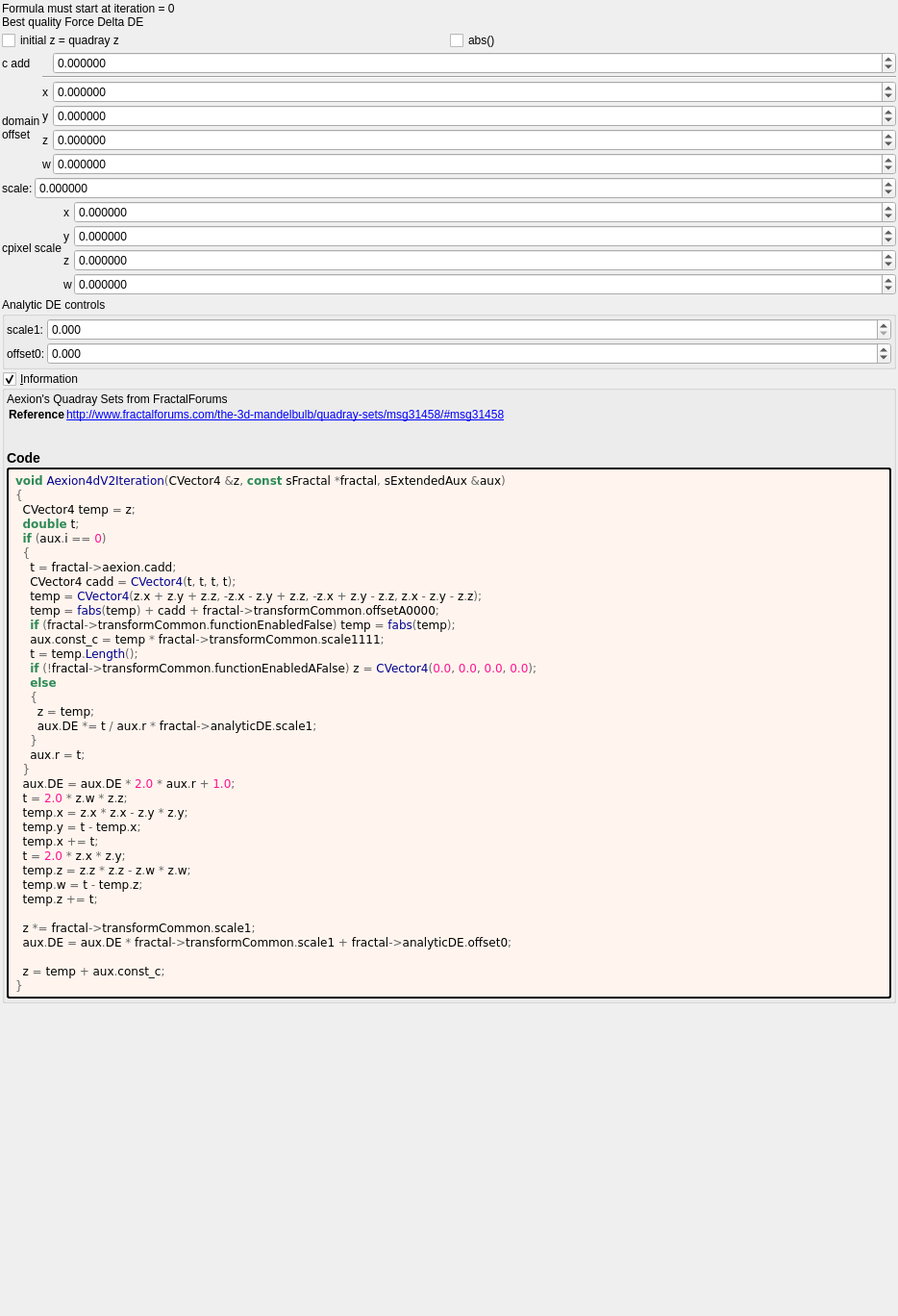
<?xml version="1.0" encoding="UTF-8"?>
<ui version="4.0">
 <class>aexion4d_v2</class>
 <widget class="QWidget" name="Form">
  <property name="geometry">
   <rect>
    <x>0</x>
    <y>0</y>
    <width>934</width>
    <height>1368</height>
   </rect>
  </property>
  <property name="windowTitle">
   <string notr="true">aexion4d_v2</string>
  </property>
  <layout class="QVBoxLayout" name="verticalLayout">
   <property name="spacing">
    <number>2</number>
   </property>
   <property name="leftMargin">
    <number>2</number>
   </property>
   <property name="topMargin">
    <number>2</number>
   </property>
   <property name="rightMargin">
    <number>2</number>
   </property>
   <property name="bottomMargin">
    <number>2</number>
   </property>
   <item>
    <widget class="QLabel" name="label_178">
     <property name="text">
      <string>Formula must start at iteration = 0
Best quality Force Delta DE</string>
     </property>
    </widget>
   </item>
   <item>
    <layout class="QGridLayout" name="gridLayout_2" columnstretch="0,0">
     <property name="spacing">
      <number>2</number>
     </property>
     <item row="1" column="0">
      <widget class="MyCheckBox" name="checkBox_transf_function_enabledA_false">
       <property name="text">
        <string>initial z = quadray z</string>
       </property>
      </widget>
     </item>
     <item row="1" column="1">
      <widget class="MyCheckBox" name="checkBox_transf_function_enabled_false">
       <property name="text">
        <string>abs()</string>
       </property>
      </widget>
     </item>
    </layout>
   </item>
   <item>
    <layout class="QGridLayout" name="gridLayout_46" columnstretch="0,0,2">
     <property name="spacing">
      <number>2</number>
     </property>
     <item row="5" column="1">
      <widget class="QLabel" name="label_171">
       <property name="text">
        <string notr="true">w</string>
       </property>
      </widget>
     </item>
     <item row="2" column="1">
      <widget class="QLabel" name="label_170">
       <property name="text">
        <string notr="true">x</string>
       </property>
      </widget>
     </item>
     <item row="4" column="2">
      <widget class="MyDoubleSpinBox" name="spinbox4_transf_offsetA_0000_z">
       <property name="sizePolicy">
        <sizepolicy hsizetype="Minimum" vsizetype="Maximum">
         <horstretch>0</horstretch>
         <verstretch>0</verstretch>
        </sizepolicy>
       </property>
       <property name="prefix">
        <string/>
       </property>
       <property name="suffix">
        <string/>
       </property>
       <property name="decimals">
        <number>6</number>
       </property>
       <property name="minimum">
        <double>-99.989999999999995</double>
       </property>
       <property name="maximum">
        <double>99.989999999999995</double>
       </property>
       <property name="singleStep">
        <double>0.100000000000000</double>
       </property>
      </widget>
     </item>
     <item row="0" column="2">
      <widget class="MyDoubleSpinBox" name="spinbox_cadd">
       <property name="sizePolicy">
        <sizepolicy hsizetype="Minimum" vsizetype="Maximum">
         <horstretch>0</horstretch>
         <verstretch>0</verstretch>
        </sizepolicy>
       </property>
       <property name="prefix">
        <string/>
       </property>
       <property name="suffix">
        <string/>
       </property>
       <property name="decimals">
        <number>6</number>
       </property>
       <property name="minimum">
        <double>-99.998999999999995</double>
       </property>
       <property name="maximum">
        <double>99.998999999999995</double>
       </property>
       <property name="singleStep">
        <double>0.100000000000000</double>
       </property>
      </widget>
     </item>
     <item row="3" column="0" rowspan="2">
      <widget class="QLabel" name="label_174">
       <property name="text">
        <string>domain
offset</string>
       </property>
      </widget>
     </item>
     <item row="2" column="2">
      <widget class="MyDoubleSpinBox" name="spinbox4_transf_offsetA_0000_x">
       <property name="sizePolicy">
        <sizepolicy hsizetype="Minimum" vsizetype="Maximum">
         <horstretch>0</horstretch>
         <verstretch>0</verstretch>
        </sizepolicy>
       </property>
       <property name="prefix">
        <string/>
       </property>
       <property name="suffix">
        <string/>
       </property>
       <property name="decimals">
        <number>6</number>
       </property>
       <property name="minimum">
        <double>-99.989999999999995</double>
       </property>
       <property name="maximum">
        <double>99.989999999999995</double>
       </property>
       <property name="singleStep">
        <double>0.100000000000000</double>
       </property>
      </widget>
     </item>
     <item row="0" column="0">
      <widget class="QLabel" name="label_11">
       <property name="text">
        <string>c add</string>
       </property>
      </widget>
     </item>
     <item row="4" column="1">
      <widget class="QLabel" name="label_172">
       <property name="text">
        <string notr="true">z</string>
       </property>
      </widget>
     </item>
     <item row="3" column="1">
      <widget class="QLabel" name="label_173">
       <property name="text">
        <string notr="true">y</string>
       </property>
      </widget>
     </item>
     <item row="5" column="2">
      <widget class="MyDoubleSpinBox" name="spinbox4_transf_offsetA_0000_w">
       <property name="sizePolicy">
        <sizepolicy hsizetype="Minimum" vsizetype="Maximum">
         <horstretch>0</horstretch>
         <verstretch>0</verstretch>
        </sizepolicy>
       </property>
       <property name="prefix">
        <string/>
       </property>
       <property name="suffix">
        <string/>
       </property>
       <property name="decimals">
        <number>6</number>
       </property>
       <property name="minimum">
        <double>-99.989999999999995</double>
       </property>
       <property name="maximum">
        <double>99.989999999999995</double>
       </property>
       <property name="singleStep">
        <double>0.100000000000000</double>
       </property>
      </widget>
     </item>
     <item row="3" column="2">
      <widget class="MyDoubleSpinBox" name="spinbox4_transf_offsetA_0000_y">
       <property name="sizePolicy">
        <sizepolicy hsizetype="Minimum" vsizetype="Maximum">
         <horstretch>0</horstretch>
         <verstretch>0</verstretch>
        </sizepolicy>
       </property>
       <property name="prefix">
        <string/>
       </property>
       <property name="suffix">
        <string/>
       </property>
       <property name="decimals">
        <number>6</number>
       </property>
       <property name="minimum">
        <double>-99.989999999999995</double>
       </property>
       <property name="maximum">
        <double>99.989999999999995</double>
       </property>
       <property name="singleStep">
        <double>0.100000000000000</double>
       </property>
      </widget>
     </item>
     <item row="1" column="1" colspan="2">
      <widget class="Line" name="line">
       <property name="orientation">
        <enum>Qt::Horizontal</enum>
       </property>
      </widget>
     </item>
    </layout>
   </item>
   <item>
    <layout class="QGridLayout" name="gridLayout_3" columnstretch="0,1">
     <property name="spacing">
      <number>2</number>
     </property>
     <item row="1" column="0">
      <widget class="QLabel" name="label_12">
       <property name="text">
        <string>scale:</string>
       </property>
      </widget>
     </item>
     <item row="1" column="1">
      <widget class="MyDoubleSpinBox" name="spinbox_transf_scale_1">
       <property name="sizePolicy">
        <sizepolicy hsizetype="Minimum" vsizetype="Maximum">
         <horstretch>0</horstretch>
         <verstretch>0</verstretch>
        </sizepolicy>
       </property>
       <property name="prefix">
        <string/>
       </property>
       <property name="suffix">
        <string/>
       </property>
       <property name="decimals">
        <number>6</number>
       </property>
       <property name="minimum">
        <double>-99.998999999999995</double>
       </property>
       <property name="maximum">
        <double>99.998999999999995</double>
       </property>
       <property name="singleStep">
        <double>0.100000000000000</double>
       </property>
      </widget>
     </item>
    </layout>
   </item>
   <item>
    <layout class="QGridLayout" name="gridLayout_47" columnstretch="0,0,2">
     <property name="spacing">
      <number>2</number>
     </property>
     <item row="0" column="1">
      <widget class="QLabel" name="label_175">
       <property name="text">
        <string notr="true">x</string>
       </property>
      </widget>
     </item>
     <item row="3" column="1">
      <widget class="QLabel" name="label_176">
       <property name="text">
        <string notr="true">w</string>
       </property>
      </widget>
     </item>
     <item row="2" column="2">
      <widget class="MyDoubleSpinBox" name="spinbox4_transf_scale_1111_z">
       <property name="sizePolicy">
        <sizepolicy hsizetype="Minimum" vsizetype="Maximum">
         <horstretch>0</horstretch>
         <verstretch>0</verstretch>
        </sizepolicy>
       </property>
       <property name="prefix">
        <string/>
       </property>
       <property name="suffix">
        <string/>
       </property>
       <property name="decimals">
        <number>6</number>
       </property>
       <property name="minimum">
        <double>-99.989999999999995</double>
       </property>
       <property name="maximum">
        <double>99.989999999999995</double>
       </property>
       <property name="singleStep">
        <double>0.100000000000000</double>
       </property>
      </widget>
     </item>
     <item row="0" column="2">
      <widget class="MyDoubleSpinBox" name="spinbox4_transf_scale_1111_x">
       <property name="sizePolicy">
        <sizepolicy hsizetype="Minimum" vsizetype="Maximum">
         <horstretch>0</horstretch>
         <verstretch>0</verstretch>
        </sizepolicy>
       </property>
       <property name="prefix">
        <string/>
       </property>
       <property name="suffix">
        <string/>
       </property>
       <property name="decimals">
        <number>6</number>
       </property>
       <property name="minimum">
        <double>-99.989999999999995</double>
       </property>
       <property name="maximum">
        <double>99.989999999999995</double>
       </property>
       <property name="singleStep">
        <double>0.100000000000000</double>
       </property>
      </widget>
     </item>
     <item row="2" column="1">
      <widget class="QLabel" name="label_177">
       <property name="text">
        <string notr="true">z</string>
       </property>
      </widget>
     </item>
     <item row="1" column="1">
      <widget class="QLabel" name="label_179">
       <property name="text">
        <string notr="true">y</string>
       </property>
      </widget>
     </item>
     <item row="3" column="2">
      <widget class="MyDoubleSpinBox" name="spinbox4_transf_scale_1111_w">
       <property name="sizePolicy">
        <sizepolicy hsizetype="Minimum" vsizetype="Maximum">
         <horstretch>0</horstretch>
         <verstretch>0</verstretch>
        </sizepolicy>
       </property>
       <property name="prefix">
        <string/>
       </property>
       <property name="suffix">
        <string/>
       </property>
       <property name="decimals">
        <number>6</number>
       </property>
       <property name="minimum">
        <double>-99.989999999999995</double>
       </property>
       <property name="maximum">
        <double>99.989999999999995</double>
       </property>
       <property name="singleStep">
        <double>0.100000000000000</double>
       </property>
      </widget>
     </item>
     <item row="1" column="2">
      <widget class="MyDoubleSpinBox" name="spinbox4_transf_scale_1111_y">
       <property name="sizePolicy">
        <sizepolicy hsizetype="Minimum" vsizetype="Maximum">
         <horstretch>0</horstretch>
         <verstretch>0</verstretch>
        </sizepolicy>
       </property>
       <property name="prefix">
        <string/>
       </property>
       <property name="suffix">
        <string/>
       </property>
       <property name="decimals">
        <number>6</number>
       </property>
       <property name="minimum">
        <double>-99.989999999999995</double>
       </property>
       <property name="maximum">
        <double>99.989999999999995</double>
       </property>
       <property name="singleStep">
        <double>0.100000000000000</double>
       </property>
      </widget>
     </item>
     <item row="1" column="0" rowspan="2">
      <widget class="QLabel" name="label_181">
       <property name="text">
        <string>cpixel scale</string>
       </property>
      </widget>
     </item>
    </layout>
   </item>
   <item>
    <widget class="QGroupBox" name="groupBox_5">
     <property name="title">
      <string>Analytic DE controls</string>
     </property>
     <layout class="QVBoxLayout" name="verticalLayout_8">
      <property name="leftMargin">
       <number>2</number>
      </property>
      <property name="topMargin">
       <number>2</number>
      </property>
      <property name="rightMargin">
       <number>2</number>
      </property>
      <property name="bottomMargin">
       <number>2</number>
      </property>
      <item>
       <layout class="QGridLayout" name="gridLayout_45" columnstretch="0,1">
        <property name="spacing">
         <number>2</number>
        </property>
        <item row="1" column="0">
         <widget class="QLabel" name="label_180">
          <property name="text">
           <string>offset0:</string>
          </property>
         </widget>
        </item>
        <item row="1" column="1">
         <widget class="MyDoubleSpinBox" name="spinbox_analyticDE_offset_0">
          <property name="sizePolicy">
           <sizepolicy hsizetype="Minimum" vsizetype="Maximum">
            <horstretch>0</horstretch>
            <verstretch>0</verstretch>
           </sizepolicy>
          </property>
          <property name="prefix">
           <string/>
          </property>
          <property name="suffix">
           <string/>
          </property>
          <property name="decimals">
           <number>3</number>
          </property>
          <property name="minimum">
           <double>-99.989999999999995</double>
          </property>
          <property name="maximum">
           <double>99.989999999999995</double>
          </property>
          <property name="singleStep">
           <double>0.100000000000000</double>
          </property>
         </widget>
        </item>
        <item row="0" column="0">
         <widget class="QLabel" name="label_182">
          <property name="text">
           <string>scale1:</string>
          </property>
         </widget>
        </item>
        <item row="0" column="1">
         <widget class="MyDoubleSpinBox" name="spinbox_analyticDE_scale_1">
          <property name="sizePolicy">
           <sizepolicy hsizetype="Minimum" vsizetype="Maximum">
            <horstretch>0</horstretch>
            <verstretch>0</verstretch>
           </sizepolicy>
          </property>
          <property name="prefix">
           <string/>
          </property>
          <property name="suffix">
           <string/>
          </property>
          <property name="decimals">
           <number>3</number>
          </property>
          <property name="minimum">
           <double>0.000000000000000</double>
          </property>
          <property name="maximum">
           <double>99.989999999999995</double>
          </property>
          <property name="singleStep">
           <double>0.100000000000000</double>
          </property>
         </widget>
        </item>
       </layout>
      </item>
     </layout>
    </widget>
   </item>
   <item>
    <widget class="MyGroupBox" name="groupCheck_info">
     <property name="title">
      <string>&amp;Information</string>
     </property>
     <property name="flat">
      <bool>false</bool>
     </property>
     <property name="checkable">
      <bool>true</bool>
     </property>
     <layout class="QVBoxLayout" name="verticalLayout_2">
      <property name="spacing">
       <number>2</number>
      </property>
      <property name="leftMargin">
       <number>2</number>
      </property>
      <property name="topMargin">
       <number>2</number>
      </property>
      <property name="rightMargin">
       <number>2</number>
      </property>
      <property name="bottomMargin">
       <number>2</number>
      </property>
      <item>
       <widget class="QLabel" name="label_information_general">
        <property name="text">
         <string notr="true">&lt;p&gt;Aexion&#039;s Quadray Sets from FractalForums&lt;/p&gt;&lt;table&gt;
&lt;tr&gt;&lt;th&gt;Reference&lt;/th&gt;&lt;td&gt;&lt;a href=&quot;http://www.fractalforums.com/the-3d-mandelbulb/quadray-sets/msg31458/#msg31458&quot;&gt;http://www.fractalforums.com/the-3d-mandelbulb/quadray-sets/msg31458/#msg31458&lt;br&gt;
&lt;/td&gt;&lt;/tr&gt;
&lt;/table&gt;
&lt;h3&gt;Code&lt;/h3&gt;</string>
        </property>
        <property name="wordWrap">
         <bool>true</bool>
        </property>
        <property name="openExternalLinks">
         <bool>true</bool>
        </property>
        <property name="textInteractionFlags">
         <set>Qt::LinksAccessibleByMouse|Qt::TextSelectableByMouse</set>
        </property>
       </widget>
      </item>
      <item>
       <widget class="QLabel" name="label_code_content">
        <property name="styleSheet">
         <string notr="true">border-style: outset; border-width: 2px; border-radius: 3px; border-color: black; background-color: #fff5ee; padding: 4px;</string>
        </property>
        <property name="text">
         <string notr="true">&lt;body style=&quot;background-color:#fff5ee&quot;&gt;
&lt;pre style=&quot;color:#000000; background-color:#fff5ee;  font-family:&#039;Courier New&#039;,monospace;white-space: pre-wrap;&quot;&gt;&lt;span style=&quot;color:#2e8b57; font-weight:bold&quot;&gt;void&lt;/span&gt; &lt;span style=&quot;color:#00008f&quot;&gt;Aexion4dV2Iteration&lt;/span&gt;&lt;span style=&quot;color:#676767&quot;&gt;(&lt;/span&gt;CVector4 &lt;span style=&quot;color:#676767&quot;&gt;&amp;amp;&lt;/span&gt;z&lt;span style=&quot;color:#676767&quot;&gt;,&lt;/span&gt; &lt;span style=&quot;color:#2e8b57; font-weight:bold&quot;&gt;const&lt;/span&gt; sFractal &lt;span style=&quot;color:#676767&quot;&gt;*&lt;/span&gt;fractal&lt;span style=&quot;color:#676767&quot;&gt;,&lt;/span&gt; sExtendedAux &lt;span style=&quot;color:#676767&quot;&gt;&amp;amp;&lt;/span&gt;aux&lt;span style=&quot;color:#676767&quot;&gt;)&lt;/span&gt;
&lt;span style=&quot;color:#676767&quot;&gt;{&lt;/span&gt;
  CVector4 temp &lt;span style=&quot;color:#676767&quot;&gt;=&lt;/span&gt; z&lt;span style=&quot;color:#676767&quot;&gt;;&lt;/span&gt;
  &lt;span style=&quot;color:#2e8b57; font-weight:bold&quot;&gt;double&lt;/span&gt; t&lt;span style=&quot;color:#676767&quot;&gt;;&lt;/span&gt;
  &lt;span style=&quot;color:#2e8b57; font-weight:bold&quot;&gt;if&lt;/span&gt; &lt;span style=&quot;color:#676767&quot;&gt;(&lt;/span&gt;aux&lt;span style=&quot;color:#676767&quot;&gt;.&lt;/span&gt;i &lt;span style=&quot;color:#676767&quot;&gt;==&lt;/span&gt; &lt;span style=&quot;color:#ff1493&quot;&gt;0&lt;/span&gt;&lt;span style=&quot;color:#676767&quot;&gt;)&lt;/span&gt;
  &lt;span style=&quot;color:#676767&quot;&gt;{&lt;/span&gt;
    t &lt;span style=&quot;color:#676767&quot;&gt;=&lt;/span&gt; fractal&lt;span style=&quot;color:#676767&quot;&gt;-&amp;gt;&lt;/span&gt;aexion&lt;span style=&quot;color:#676767&quot;&gt;.&lt;/span&gt;cadd&lt;span style=&quot;color:#676767&quot;&gt;;&lt;/span&gt;
    CVector4 cadd &lt;span style=&quot;color:#676767&quot;&gt;=&lt;/span&gt; &lt;span style=&quot;color:#00008f&quot;&gt;CVector4&lt;/span&gt;&lt;span style=&quot;color:#676767&quot;&gt;(&lt;/span&gt;t&lt;span style=&quot;color:#676767&quot;&gt;,&lt;/span&gt; t&lt;span style=&quot;color:#676767&quot;&gt;,&lt;/span&gt; t&lt;span style=&quot;color:#676767&quot;&gt;,&lt;/span&gt; t&lt;span style=&quot;color:#676767&quot;&gt;);&lt;/span&gt;
    temp &lt;span style=&quot;color:#676767&quot;&gt;=&lt;/span&gt; &lt;span style=&quot;color:#00008f&quot;&gt;CVector4&lt;/span&gt;&lt;span style=&quot;color:#676767&quot;&gt;(&lt;/span&gt;z&lt;span style=&quot;color:#676767&quot;&gt;.&lt;/span&gt;x &lt;span style=&quot;color:#676767&quot;&gt;+&lt;/span&gt; z&lt;span style=&quot;color:#676767&quot;&gt;.&lt;/span&gt;y &lt;span style=&quot;color:#676767&quot;&gt;+&lt;/span&gt; z&lt;span style=&quot;color:#676767&quot;&gt;.&lt;/span&gt;z&lt;span style=&quot;color:#676767&quot;&gt;, -&lt;/span&gt;z&lt;span style=&quot;color:#676767&quot;&gt;.&lt;/span&gt;x &lt;span style=&quot;color:#676767&quot;&gt;-&lt;/span&gt; z&lt;span style=&quot;color:#676767&quot;&gt;.&lt;/span&gt;y &lt;span style=&quot;color:#676767&quot;&gt;+&lt;/span&gt; z&lt;span style=&quot;color:#676767&quot;&gt;.&lt;/span&gt;z&lt;span style=&quot;color:#676767&quot;&gt;, -&lt;/span&gt;z&lt;span style=&quot;color:#676767&quot;&gt;.&lt;/span&gt;x &lt;span style=&quot;color:#676767&quot;&gt;+&lt;/span&gt; z&lt;span style=&quot;color:#676767&quot;&gt;.&lt;/span&gt;y &lt;span style=&quot;color:#676767&quot;&gt;-&lt;/span&gt; z&lt;span style=&quot;color:#676767&quot;&gt;.&lt;/span&gt;z&lt;span style=&quot;color:#676767&quot;&gt;,&lt;/span&gt; z&lt;span style=&quot;color:#676767&quot;&gt;.&lt;/span&gt;x &lt;span style=&quot;color:#676767&quot;&gt;-&lt;/span&gt; z&lt;span style=&quot;color:#676767&quot;&gt;.&lt;/span&gt;y &lt;span style=&quot;color:#676767&quot;&gt;-&lt;/span&gt; z&lt;span style=&quot;color:#676767&quot;&gt;.&lt;/span&gt;z&lt;span style=&quot;color:#676767&quot;&gt;);&lt;/span&gt;
    temp &lt;span style=&quot;color:#676767&quot;&gt;=&lt;/span&gt; &lt;span style=&quot;color:#00008f&quot;&gt;fabs&lt;/span&gt;&lt;span style=&quot;color:#676767&quot;&gt;(&lt;/span&gt;temp&lt;span style=&quot;color:#676767&quot;&gt;) +&lt;/span&gt; cadd &lt;span style=&quot;color:#676767&quot;&gt;+&lt;/span&gt; fractal&lt;span style=&quot;color:#676767&quot;&gt;-&amp;gt;&lt;/span&gt;transformCommon&lt;span style=&quot;color:#676767&quot;&gt;.&lt;/span&gt;offsetA0000&lt;span style=&quot;color:#676767&quot;&gt;;&lt;/span&gt;
    &lt;span style=&quot;color:#2e8b57; font-weight:bold&quot;&gt;if&lt;/span&gt; &lt;span style=&quot;color:#676767&quot;&gt;(&lt;/span&gt;fractal&lt;span style=&quot;color:#676767&quot;&gt;-&amp;gt;&lt;/span&gt;transformCommon&lt;span style=&quot;color:#676767&quot;&gt;.&lt;/span&gt;functionEnabledFalse&lt;span style=&quot;color:#676767&quot;&gt;)&lt;/span&gt; temp &lt;span style=&quot;color:#676767&quot;&gt;=&lt;/span&gt; &lt;span style=&quot;color:#00008f&quot;&gt;fabs&lt;/span&gt;&lt;span style=&quot;color:#676767&quot;&gt;(&lt;/span&gt;temp&lt;span style=&quot;color:#676767&quot;&gt;);&lt;/span&gt;
    aux&lt;span style=&quot;color:#676767&quot;&gt;.&lt;/span&gt;const_c &lt;span style=&quot;color:#676767&quot;&gt;=&lt;/span&gt; temp &lt;span style=&quot;color:#676767&quot;&gt;*&lt;/span&gt; fractal&lt;span style=&quot;color:#676767&quot;&gt;-&amp;gt;&lt;/span&gt;transformCommon&lt;span style=&quot;color:#676767&quot;&gt;.&lt;/span&gt;scale1111&lt;span style=&quot;color:#676767&quot;&gt;;&lt;/span&gt;
    t &lt;span style=&quot;color:#676767&quot;&gt;=&lt;/span&gt; temp&lt;span style=&quot;color:#676767&quot;&gt;.&lt;/span&gt;&lt;span style=&quot;color:#00008f&quot;&gt;Length&lt;/span&gt;&lt;span style=&quot;color:#676767&quot;&gt;();&lt;/span&gt;
    &lt;span style=&quot;color:#2e8b57; font-weight:bold&quot;&gt;if&lt;/span&gt; &lt;span style=&quot;color:#676767&quot;&gt;(!&lt;/span&gt;fractal&lt;span style=&quot;color:#676767&quot;&gt;-&amp;gt;&lt;/span&gt;transformCommon&lt;span style=&quot;color:#676767&quot;&gt;.&lt;/span&gt;functionEnabledAFalse&lt;span style=&quot;color:#676767&quot;&gt;)&lt;/span&gt; z &lt;span style=&quot;color:#676767&quot;&gt;=&lt;/span&gt; &lt;span style=&quot;color:#00008f&quot;&gt;CVector4&lt;/span&gt;&lt;span style=&quot;color:#676767&quot;&gt;(&lt;/span&gt;&lt;span style=&quot;color:#ff1493&quot;&gt;0.0&lt;/span&gt;&lt;span style=&quot;color:#676767&quot;&gt;,&lt;/span&gt; &lt;span style=&quot;color:#ff1493&quot;&gt;0.0&lt;/span&gt;&lt;span style=&quot;color:#676767&quot;&gt;,&lt;/span&gt; &lt;span style=&quot;color:#ff1493&quot;&gt;0.0&lt;/span&gt;&lt;span style=&quot;color:#676767&quot;&gt;,&lt;/span&gt; &lt;span style=&quot;color:#ff1493&quot;&gt;0.0&lt;/span&gt;&lt;span style=&quot;color:#676767&quot;&gt;);&lt;/span&gt;
    &lt;span style=&quot;color:#2e8b57; font-weight:bold&quot;&gt;else&lt;/span&gt;
    &lt;span style=&quot;color:#676767&quot;&gt;{&lt;/span&gt;
      z &lt;span style=&quot;color:#676767&quot;&gt;=&lt;/span&gt; temp&lt;span style=&quot;color:#676767&quot;&gt;;&lt;/span&gt;
      aux&lt;span style=&quot;color:#676767&quot;&gt;.&lt;/span&gt;DE &lt;span style=&quot;color:#676767&quot;&gt;*=&lt;/span&gt; t &lt;span style=&quot;color:#676767&quot;&gt;/&lt;/span&gt; aux&lt;span style=&quot;color:#676767&quot;&gt;.&lt;/span&gt;r &lt;span style=&quot;color:#676767&quot;&gt;*&lt;/span&gt; fractal&lt;span style=&quot;color:#676767&quot;&gt;-&amp;gt;&lt;/span&gt;analyticDE&lt;span style=&quot;color:#676767&quot;&gt;.&lt;/span&gt;scale1&lt;span style=&quot;color:#676767&quot;&gt;;&lt;/span&gt;
    &lt;span style=&quot;color:#676767&quot;&gt;}&lt;/span&gt;
    aux&lt;span style=&quot;color:#676767&quot;&gt;.&lt;/span&gt;r &lt;span style=&quot;color:#676767&quot;&gt;=&lt;/span&gt; t&lt;span style=&quot;color:#676767&quot;&gt;;&lt;/span&gt;
  &lt;span style=&quot;color:#676767&quot;&gt;}&lt;/span&gt;
  aux&lt;span style=&quot;color:#676767&quot;&gt;.&lt;/span&gt;DE &lt;span style=&quot;color:#676767&quot;&gt;=&lt;/span&gt; aux&lt;span style=&quot;color:#676767&quot;&gt;.&lt;/span&gt;DE &lt;span style=&quot;color:#676767&quot;&gt;*&lt;/span&gt; &lt;span style=&quot;color:#ff1493&quot;&gt;2.0&lt;/span&gt; &lt;span style=&quot;color:#676767&quot;&gt;*&lt;/span&gt; aux&lt;span style=&quot;color:#676767&quot;&gt;.&lt;/span&gt;r &lt;span style=&quot;color:#676767&quot;&gt;+&lt;/span&gt; &lt;span style=&quot;color:#ff1493&quot;&gt;1.0&lt;/span&gt;&lt;span style=&quot;color:#676767&quot;&gt;;&lt;/span&gt;
  t &lt;span style=&quot;color:#676767&quot;&gt;=&lt;/span&gt; &lt;span style=&quot;color:#ff1493&quot;&gt;2.0&lt;/span&gt; &lt;span style=&quot;color:#676767&quot;&gt;*&lt;/span&gt; z&lt;span style=&quot;color:#676767&quot;&gt;.&lt;/span&gt;w &lt;span style=&quot;color:#676767&quot;&gt;*&lt;/span&gt; z&lt;span style=&quot;color:#676767&quot;&gt;.&lt;/span&gt;z&lt;span style=&quot;color:#676767&quot;&gt;;&lt;/span&gt;
  temp&lt;span style=&quot;color:#676767&quot;&gt;.&lt;/span&gt;x &lt;span style=&quot;color:#676767&quot;&gt;=&lt;/span&gt; z&lt;span style=&quot;color:#676767&quot;&gt;.&lt;/span&gt;x &lt;span style=&quot;color:#676767&quot;&gt;*&lt;/span&gt; z&lt;span style=&quot;color:#676767&quot;&gt;.&lt;/span&gt;x &lt;span style=&quot;color:#676767&quot;&gt;-&lt;/span&gt; z&lt;span style=&quot;color:#676767&quot;&gt;.&lt;/span&gt;y &lt;span style=&quot;color:#676767&quot;&gt;*&lt;/span&gt; z&lt;span style=&quot;color:#676767&quot;&gt;.&lt;/span&gt;y&lt;span style=&quot;color:#676767&quot;&gt;;&lt;/span&gt;
  temp&lt;span style=&quot;color:#676767&quot;&gt;.&lt;/span&gt;y &lt;span style=&quot;color:#676767&quot;&gt;=&lt;/span&gt; t &lt;span style=&quot;color:#676767&quot;&gt;-&lt;/span&gt; temp&lt;span style=&quot;color:#676767&quot;&gt;.&lt;/span&gt;x&lt;span style=&quot;color:#676767&quot;&gt;;&lt;/span&gt;
  temp&lt;span style=&quot;color:#676767&quot;&gt;.&lt;/span&gt;x &lt;span style=&quot;color:#676767&quot;&gt;+=&lt;/span&gt; t&lt;span style=&quot;color:#676767&quot;&gt;;&lt;/span&gt;
  t &lt;span style=&quot;color:#676767&quot;&gt;=&lt;/span&gt; &lt;span style=&quot;color:#ff1493&quot;&gt;2.0&lt;/span&gt; &lt;span style=&quot;color:#676767&quot;&gt;*&lt;/span&gt; z&lt;span style=&quot;color:#676767&quot;&gt;.&lt;/span&gt;x &lt;span style=&quot;color:#676767&quot;&gt;*&lt;/span&gt; z&lt;span style=&quot;color:#676767&quot;&gt;.&lt;/span&gt;y&lt;span style=&quot;color:#676767&quot;&gt;;&lt;/span&gt;
  temp&lt;span style=&quot;color:#676767&quot;&gt;.&lt;/span&gt;z &lt;span style=&quot;color:#676767&quot;&gt;=&lt;/span&gt; z&lt;span style=&quot;color:#676767&quot;&gt;.&lt;/span&gt;z &lt;span style=&quot;color:#676767&quot;&gt;*&lt;/span&gt; z&lt;span style=&quot;color:#676767&quot;&gt;.&lt;/span&gt;z &lt;span style=&quot;color:#676767&quot;&gt;-&lt;/span&gt; z&lt;span style=&quot;color:#676767&quot;&gt;.&lt;/span&gt;w &lt;span style=&quot;color:#676767&quot;&gt;*&lt;/span&gt; z&lt;span style=&quot;color:#676767&quot;&gt;.&lt;/span&gt;w&lt;span style=&quot;color:#676767&quot;&gt;;&lt;/span&gt;
  temp&lt;span style=&quot;color:#676767&quot;&gt;.&lt;/span&gt;w &lt;span style=&quot;color:#676767&quot;&gt;=&lt;/span&gt; t &lt;span style=&quot;color:#676767&quot;&gt;-&lt;/span&gt; temp&lt;span style=&quot;color:#676767&quot;&gt;.&lt;/span&gt;z&lt;span style=&quot;color:#676767&quot;&gt;;&lt;/span&gt;
  temp&lt;span style=&quot;color:#676767&quot;&gt;.&lt;/span&gt;z &lt;span style=&quot;color:#676767&quot;&gt;+=&lt;/span&gt; t&lt;span style=&quot;color:#676767&quot;&gt;;&lt;/span&gt;

  z &lt;span style=&quot;color:#676767&quot;&gt;*=&lt;/span&gt; fractal&lt;span style=&quot;color:#676767&quot;&gt;-&amp;gt;&lt;/span&gt;transformCommon&lt;span style=&quot;color:#676767&quot;&gt;.&lt;/span&gt;scale1&lt;span style=&quot;color:#676767&quot;&gt;;&lt;/span&gt;
  aux&lt;span style=&quot;color:#676767&quot;&gt;.&lt;/span&gt;DE &lt;span style=&quot;color:#676767&quot;&gt;=&lt;/span&gt; aux&lt;span style=&quot;color:#676767&quot;&gt;.&lt;/span&gt;DE &lt;span style=&quot;color:#676767&quot;&gt;*&lt;/span&gt; fractal&lt;span style=&quot;color:#676767&quot;&gt;-&amp;gt;&lt;/span&gt;transformCommon&lt;span style=&quot;color:#676767&quot;&gt;.&lt;/span&gt;scale1 &lt;span style=&quot;color:#676767&quot;&gt;+&lt;/span&gt; fractal&lt;span style=&quot;color:#676767&quot;&gt;-&amp;gt;&lt;/span&gt;analyticDE&lt;span style=&quot;color:#676767&quot;&gt;.&lt;/span&gt;offset0&lt;span style=&quot;color:#676767&quot;&gt;;&lt;/span&gt;

  z &lt;span style=&quot;color:#676767&quot;&gt;=&lt;/span&gt; temp &lt;span style=&quot;color:#676767&quot;&gt;+&lt;/span&gt; aux&lt;span style=&quot;color:#676767&quot;&gt;.&lt;/span&gt;const_c&lt;span style=&quot;color:#676767&quot;&gt;;&lt;/span&gt;
&lt;span style=&quot;color:#676767&quot;&gt;}&lt;/span&gt;
&lt;/pre&gt;
&lt;/body&gt;</string>
        </property>
        <property name="wordWrap">
         <bool>true</bool>
        </property>
        <property name="openExternalLinks">
         <bool>true</bool>
        </property>
        <property name="textInteractionFlags">
         <set>Qt::LinksAccessibleByMouse|Qt::TextSelectableByMouse</set>
        </property>
       </widget>
      </item>
     </layout>
    </widget>
   </item>
   <item>
    <spacer name="verticalSpacer">
     <property name="orientation">
      <enum>Qt::Vertical</enum>
     </property>
     <property name="sizeHint" stdset="0">
      <size>
       <width>20</width>
       <height>40</height>
      </size>
     </property>
    </spacer>
   </item>
  </layout>
 </widget>
 <customwidgets>
  <customwidget>
   <class>MyDoubleSpinBox</class>
   <extends>QDoubleSpinBox</extends>
   <header>my_double_spin_box.h</header>
  </customwidget>
  <customwidget>
   <class>MyGroupBox</class>
   <extends>QGroupBox</extends>
   <header>my_group_box.h</header>
   <container>1</container>
  </customwidget>
  <customwidget>
   <class>MyCheckBox</class>
   <extends>QCheckBox</extends>
   <header>my_check_box.h</header>
  </customwidget>
 </customwidgets>
 <resources/>
 <connections/>
</ui>
